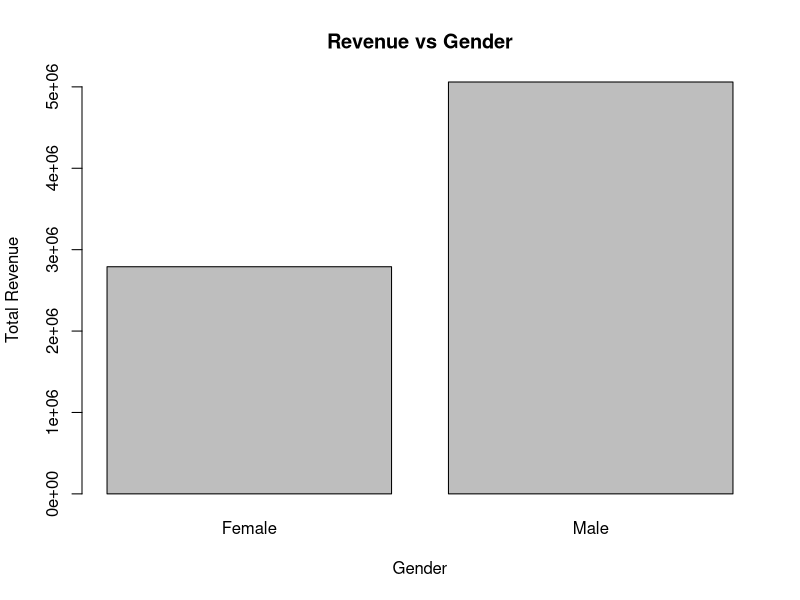
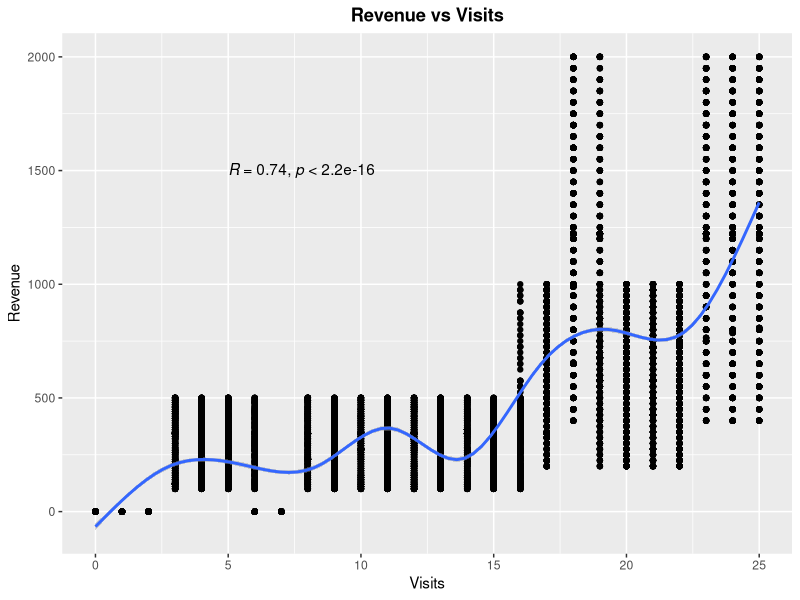

Write R code to recreate these figures, in order.
# libraries
library(tidyverse)
library(ggpubr)

# 2. Import Dataset, Set Column Names
setwd("C:/Users/Jordan Lian/OneDrive - Northeastern University/Spring 2021/DA 5030/Week 1")
data <- read.csv(file = "customertxndata.csv", header = FALSE)
names(data) <- c('Visits','Transactions','Op_Sys', 'Gender', 'Revenue')

# 3. Calculate the following summative statistics
  # Total Transaction Amount (Revenue)
  sum(data$Revenue)
  
  # Mean Number of Visits
  mean(data$Visits)
  
  # Median Revenue
  median(data$Revenue)
  
  # Standard Deviation of Revenue
  sd(data$Revenue)
  
  # Most Common Gender. (Exclude any cases where there is a missing value)
  gender <- data[!is.na(data$Gender),]
  max(gender$Gender)
 
" 4. Create a bar/column chart of gender (x-axis) versus revenue (y-axis). 
Omit missing values, i.e., where gender is NA or missing."

  # Aggregate the total revenue based on gender
  total_revenue <- aggregate(Revenue~Gender, gender, sum)
  names(total_revenue)[2] <- 'Revenue'
  
  # Mutate the data frame using %>%
  total_revenue <- gender %>%
    group_by(Gender) %>%
    summarise(Revenue=sum(Revenue))
  
  # Both methods get the same result
  total_revenue

  # Plot: Revenue vs Gender
  barplot(total_revenue$Revenue, main="Revenue vs Gender",
            xlab="Gender",
            ylab="Total Revenue",
            names.arg=c("Female", "Male"))
  
# 5. What is the Pearson Moment of Correlation between number of visits and revenue? Comment on the correlation.
  
  # Correlation Calculation 
  cor.test(data$Visits, data$Revenue)
  
  # Plot: Revenue vs Visits
  ggplot(data, aes(x=Visits, y=Revenue)) + 
    geom_point() +
    geom_smooth()+
    stat_cor(method = "pearson", label.x = 5, label.y = 1500) + 
    ggtitle("Revenue vs Visits") +
    theme(plot.title = element_text(face = "bold", hjust = 0.5)) 

# 6. Which columns have missing data? How did you recognize them? How would you impute missing values?
colnames(data)[colSums(is.na(data)) > 0] # Used stack overflow https://stackoverflow.com/questions/20364450/find-names-of-columns-which-contain-missing-values

" 7. Impute missing transaction and gender values. Use the mean for transaction 
(rounded to the nearest whole number) and the mode for gender."

  # Mean Transaction
  mean_trans <- mean(data$Transactions, na.rm = TRUE)
  mean_trans
  
  # Round Value
  round(mean_trans)
  
  # Mode for Gender
  max(gender$Gender)

  # Insert the mean and mode into the respective columns using %>%
  mod_data <- data %>% replace_na(list(Transactions = round(mean_trans), Gender = max(gender$Gender))) #https://tidyr.tidyverse.org/reference/replace_na.html
  head(mod_data)
  
" 8. Split the data set into two equally sized data sets where one can be used for training a model and the other for validation. 
Take every odd numbered case and add them to the training data set and every even numbered case and add them to the validation 
data set, i.e., row 1, 3, 5, 7, etc. are training data while rows 2, 4, 6, etc. are validation data."
  
# https://www.xspdf.com/help/50165482.html
  
  # Training Data
  training <- mod_data %>% dplyr::filter(row_number() %% 2 == 1) ## Odd rows
  
  # Validation Data
  validation <- mod_data %>% dplyr::filter(row_number() %% 2 == 0) ## Even rows

# 9. Calculate the mean revenue for the training and the validation data sets and compare them. Comment on the difference.

  # Training Data
  mean(training$Revenue)
  
  # Validation Data
  mean(validation$Revenue)
  
  # Mean of the two means
  0.5 * (mean(training$Revenue) + mean(validation$Revenue))
  
" 10. For many data mining and machine learning tasks, there are packages in R. 
 Use the sample() function to split the data set, so that 60% is used for training and 20% is used for testing, 
and another 20% is used for validation. To ensure that your code is reproducible and that everyone gets the same result, 
 use the number 77654 as your seed for the random number generator. Use the code fragment below for reference: "

  # Set Seed so that same sample can be reproduced in future also
  set.seed(77654)
    
  # Get 60% of data as the training set 
  sample_1 <- sample.int(n = nrow(mod_data), size = floor(.60*nrow(mod_data)), replace = F)
  train <- mod_data[sample_1, ]
  test_val  <- mod_data[-sample_1, ]
  
  # Split the Remaining 40%
  sample_2 <- sample.int(n = nrow(test_val), size = floor(.50*nrow(test_val)), replace = F)
  test <- test_val[sample_2, ]
  valid <- test_val[-sample_2, ]